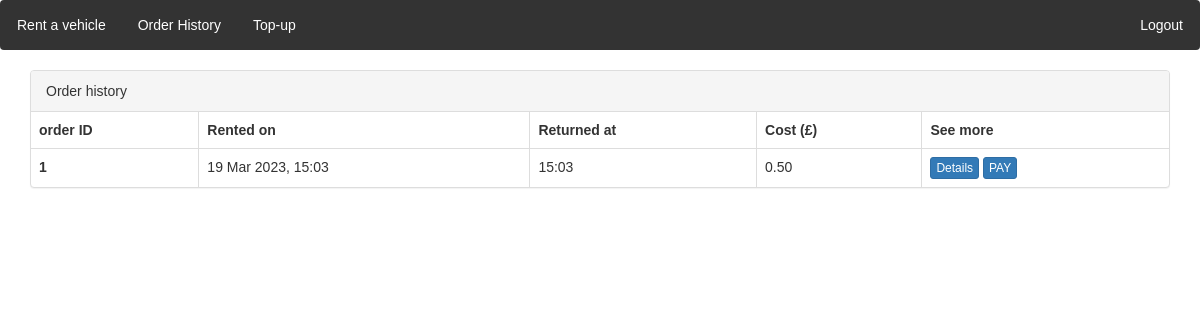
Screenshot of /order_history/ (signed in) with the database file from the repository.
### locations/models.py (models this page shows)
class Order(models.Model):
    customer = models.ForeignKey(CustomUser, on_delete=models.CASCADE)
    vehicle = models.ForeignKey(Vehicle, on_delete=models.CASCADE)
    initial_time = models.DateTimeField(auto_now_add=True)
    cost = models.DecimalField(max_digits=6, decimal_places=2, null = True, default=None)
    final_time = models.DateTimeField(null = True)
    initial_location = models.ForeignKey(Location, on_delete=models.CASCADE, null=False, related_name='start')
    final_location = models.ForeignKey(Location, on_delete=models.CASCADE, null=True, related_name='end')
    is_paid = models.BooleanField(default=False)

### locations/views.py (the view)
# urls.py: path('order_history/', views.order_history,name='order_history'),
def order_history(request):
    if request.user is None or not request.user.is_authenticated:
        return redirect("/accounts/login")
    username = request.user.username
    logged_customer = CustomUser.objects.get(user=User.objects.get(username=username))
    queryset = models.Order.objects.filter(customer=logged_customer).order_by('id').reverse()
    return render(request, 'locations/order_history.html', {'queryset': queryset})

### locations/context_processors.py (called while the page is built)
def message_processor(request):
    if not request.user.username:
         return {
        'unreturned' : None
    }
    username = request.user.username
    logged_user  = CustomUser.objects.get(user = User.objects.get(username = username))
    unreturned_order = Order.objects.filter(customer = logged_user, final_time = None).first()
    return {
        'unreturned' : unreturned_order
    }

### templates/locations/order_history.html (shortened to what this page needs)
{% extends "locations/base.html" %}
{% load static %}
{% block extrahead %}
<link rel="stylesheet" type="text/css" href="{% static 'css/order.css' %}">
{% endblock %}
{% block content %}
  <div class="container">
    <div class="panel panel-default">
      <div class="panel-heading"> Order history</div>
      <table class="table table-bordered">
        <thead>
          <tr>
            <th>order ID</th>
            <th> Rented on</th>
            <th> Returned at</th>
            <th> Cost (£) </th>
            <th> See more</th>
          </tr>
        </thead>
        <tbody>
        {% for obj in queryset %}
          <tr>
            <th>{{obj.id}}</th>
            <td>{{ obj.initial_time|date:"d M Y, H:i" }}</td>
            <td>{{ obj.final_time|date:"H:i" }}</td>
            {% if obj.is_paid %}
            <td class="cost"> {{ obj.cost}} </td>
            {% elif obj.cost != None %}
            <td> {{ obj.cost}} </td>
            {% else %}
            <td>  </td>
            {% endif %}
            <td>
              {% if obj.final_time != None%}
              <a class="btn btn-primary btn-xs" href="{% url 'locations:order_detail' nid=obj.id %}"> Details</a>
              {% else%}
              The orer must be terminated to see its details.
              {% endif %}
              {% if obj.is_paid %}
              {% else %}
              {% if obj.cost != None %}
              <a class="btn btn-primary btn-xs" href="{% url 'locations:order_payment' nid=obj.id %}"> PAY </a>
              {% endif %}
              {% endif %}
            </td>
          </tr>
        {% endfor %}
        </tbody>
      </table>
    </div>
  </div>
{% endblock %}

### static/css/navbar.css (style rules this page uses)
body { zoom: 100%; }
* { margin: 0; padding: 0; box-sizing: border-box; }
body { font-family: Arial, sans-serif; }

### rows the page displays
Order: id "1", initial_time "19 Mar 2023, 15:03", final_time "15:03", cost "0.50", shows "Details", is_paid "PAY"
